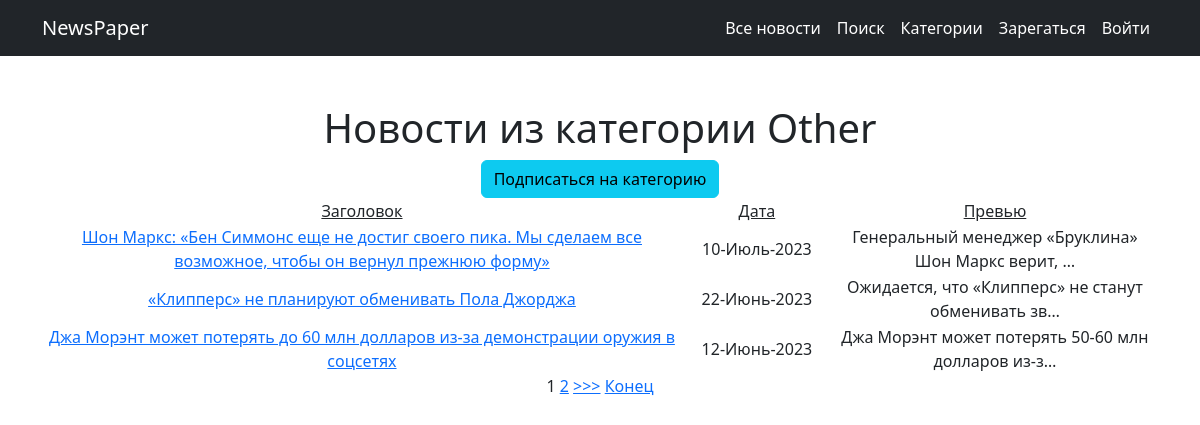
Page /categories/4 on the earlier database version.
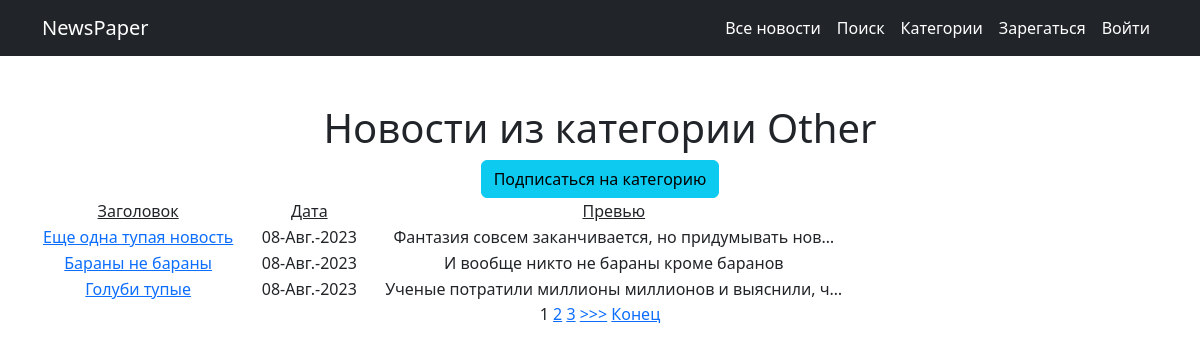
Same page on the later database version.
### news/models.py (models this page shows, shortened)
class Post(models.Model):
    news = 'NW'
    article = 'AR'
    TYPES = [
        (news, 'Новость'),
        (article, 'Статья'),
    ]
    author = models.ForeignKey(Author, on_delete=models.CASCADE)
    categoryType = models.CharField(max_length=2, choices=TYPES, default=news)
    dateCreation = models.DateTimeField(auto_now_add=True)
    postCategory = models.ManyToManyField(Category, through='PostCategory')
    title = models.CharField(max_length=128)
    text = models.TextField()
    rating = models.SmallIntegerField(default=0)

### news/views.py (the view)
# urls.py: path('categories/<int:pk>', CategoryDetail.as_view(), name='cat_detail'),
class CategoryDetail(ListView):
    model = Post
    template_name = 'det_cat.html'
    context_object_name = 'cat_posts'
    paginate_by = 3
    def get_queryset(self):
        self.id = resolve(self.request.path_info).kwargs['pk']
        c = Category.objects.get(id=self.id)
        queryset = Post.objects.filter(postCategory=c).order_by('-id')
        return queryset
    def get_context_data(self, **kwargs):
        context = super().get_context_data()
        c = Category.objects.get(id=self.id)
        context['category'] = c
        return context

### news/models.py (called while the page is built)
    def __str__(self):
        return self.name

### news/templatetags/custom_filters.py (called while the page is built)
@register.filter(name='censor')
def censor(text):
    forbidden_vocabulary = ['nba', 'нба']
    for i in forbidden_vocabulary:
        text = text.replace(i, '<!запрещенная в РФ организация>')
        text = text.replace(i.upper(), '<!запрещенная в РФ организация>')
    return text

### templates/det_cat.html (shortened to what this page needs)
{% extends 'default.html' %}
{% load custom_filters %}
{% block content %}
<h1>Новости из категории {{ category }}</h1>
{% if user not in category.subscribers.filter %}
<a class="btn btn-info" href="{% url 'subscribe' category.id %}">
    Подписаться на категорию
</a>
{% endif %}
{% if cat_posts|length > 0 %}
<table>
    <tr>
        <td><u>Заголовок</u></td>
        <td width="150"><u>Дата</u></td>
        <td><u>Превью</u></td>
    </tr>
    {% for post in cat_posts %}
    <tr>
        <td>
            <a href="{% url 'news_detail' post.id %}">{{ post.title|censor }}</a>
        </td>
        <td>{{ post.dateCreation|date:'d-N-Y' }}</td>
        <td>{{ post.text|censor|truncatechars:50 }}</td>
    </tr>
    {% endfor %}
</table>
{% else %}
<h2>Новостей нет!</h2>
{% endif %}
{% if is_paginated %}
{% for num in page_obj.paginator.page_range %}
{% if page_obj.number == num %}
<a>{{ num }}</a>
{% elif num > page_obj.number|add:'-3' and num < page_obj.number|add:'3' %}
<a href="?page={{ num }}">{{ num }}</a>
{% endif %}
{% endfor %}
{% if page_obj.has_next %}
<a href="?page={{ page_obj.next_page_number }}">>>></a>
<a href="?page={{ page_obj.paginator.num_pages }}">Конец</a>
{% endif %}
{% endif %}
{% endblock content %}

Differences in the rows shown:
no longer on this page (row unchanged): Post: title|censor "Шон Маркс: «Бен Симмонс еще не достиг своего пика. Мы сделаем все возможное, чтобы он вернул прежнюю форму»", dateCreation "10-Июль-2023", text|censor "Генеральный менеджер «Бруклина» Шон Маркс верит, …"
no longer on this page (row unchanged): Post: title|censor "«Клипперс» не планируют обменивать Пола Джорджа", dateCreation "22-Июнь-2023", text|censor "Ожидается, что «Клипперс» не станут обменивать зв…"
no longer on this page (row unchanged): Post: title|censor "Джа Морэнт может потерять до 60 млн долларов из-за демонстрации оружия в соцсетях", dateCreation "12-Июнь-2023", text|censor "Джа Морэнт может потерять 50-60 млн долларов из-з…"
added Post: title|censor "Еще одна тупая новость", dateCreation "08-Авг.-2023", text|censor "Фантазия совсем заканчивается, но придумывать нов…"
added Post: title|censor "Бараны не бараны", dateCreation "08-Авг.-2023", text|censor "И вообще никто не бараны кроме баранов"
added Post: title|censor "Голуби тупые", dateCreation "08-Авг.-2023", text|censor "Ученые потратили миллионы миллионов и выяснили, ч…"
Other differences:
new list line: "3"
